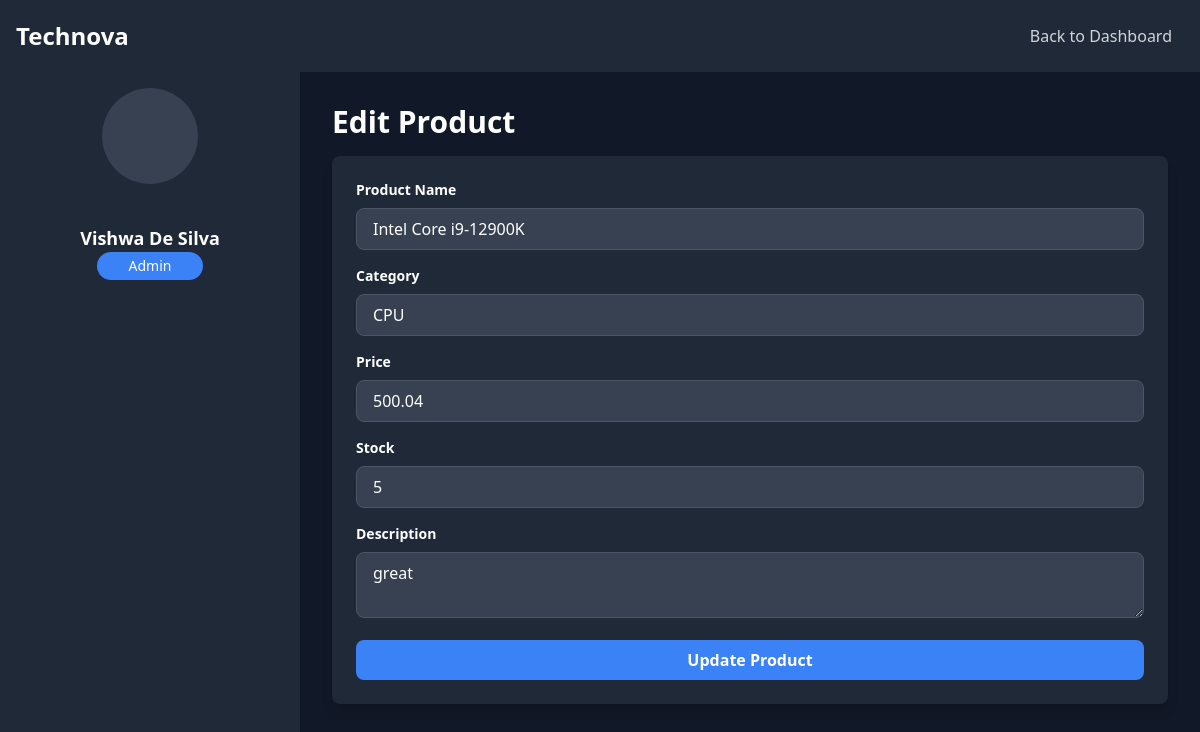
Screenshot of /admin/edit_product.php?id=2 with the database file from the repository.
### tables this page shows
CREATE TABLE `products` (
  `id` int(11) NOT NULL,
  `name` varchar(100) NOT NULL,
  `category` varchar(50) NOT NULL,
  `price` decimal(10,2) NOT NULL,
  `stock` int(11) NOT NULL,
  `description` text DEFAULT NULL,
  `created_at` timestamp NOT NULL DEFAULT current_timestamp(),
  `image` varchar(255) DEFAULT NULL
);

### admin/edit_product.php (the view, shortened to what this page needs)
<?php
include('../includes/db.php');
$product_id = $_GET['id'];
$stmt = $conn->prepare("SELECT * FROM products WHERE id = ?");
$stmt->bind_param("i", $product_id);
$stmt->execute();
$result = $stmt->get_result();
$product = $result->fetch_assoc();
?>
<!DOCTYPE html>
<html lang="en">
<head>
    <script src="https://cdn.tailwindcss.com"></script>
</head>
<body class="bg-gray-900 text-white">
    <nav class="bg-gray-800 p-4 flex justify-between items-center">
        <div class="flex items-center">
            <h1 class="text-2xl font-bold">Technova</h1>
        </div>
        <a href="dashboard.php" class="text-gray-300 hover:text-white px-3 py-2">Back to Dashboard</a>
    </nav>
    <div class="flex">
        <aside class="w-1/4 bg-gray-800 p-4 min-h-screen">
            <div class="flex flex-col items-center">
                <div class="bg-gray-700 rounded-full h-24 w-24 flex items-center justify-center">
                </div>
                <h2 class="text-lg font-bold mt-10">Vishwa De Silva</h2>
                <span class="bg-blue-500 text-white px-8 py-1 rounded-full text-sm">Admin</span>
            </div>
        </aside>
        <main class="w-3/4 p-8">
            <h2 class="text-3xl font-bold mb-4">Edit Product</h2>
            <form method="POST" class="bg-gray-800 p-6 rounded-lg shadow-lg space-y-4">
                <div>
                    <label for="name" class="block text-sm font-bold mb-2">Product Name</label>
                    <input type="text" id="name" name="name" value="<?= htmlspecialchars($product['name']) ?>" class="w-full px-4 py-2 rounded-lg bg-gray-700 text-white border border-gray-600 focus:ring-2 focus:ring-blue-500" required>
                </div>
                <div>
                    <label for="category" class="block text-sm font-bold mb-2">Category</label>
                    <input type="text" id="category" name="category" value="<?= htmlspecialchars($product['category']) ?>" class="w-full px-4 py-2 rounded-lg bg-gray-700 text-white border border-gray-600 focus:ring-2 focus:ring-blue-500" required>
                </div>
                <div>
                    <label for="price" class="block text-sm font-bold mb-2">Price</label>
                    <input type="number" id="price" name="price" step="0.01" value="<?= htmlspecialchars($product['price']) ?>" class="w-full px-4 py-2 rounded-lg bg-gray-700 text-white border border-gray-600 focus:ring-2 focus:ring-blue-500" required>
                </div>
                <div>
                    <label for="stock" class="block text-sm font-bold mb-2">Stock</label>
                    <input type="number" id="stock" name="stock" value="<?= htmlspecialchars($product['stock']) ?>" class="w-full px-4 py-2 rounded-lg bg-gray-700 text-white border border-gray-600 focus:ring-2 focus:ring-blue-500" required>
                </div>
                <div>
                    <label for="description" class="block text-sm font-bold mb-2">Description</label>
                    <textarea id="description" name="description" class="w-full px-4 py-2 rounded-lg bg-gray-700 text-white border border-gray-600 focus:ring-2 focus:ring-blue-500" required><?= htmlspecialchars($product['description']) ?></textarea>
                </div>
                <button type="submit" class="w-full bg-blue-500 hover:bg-blue-600 text-white font-bold py-2 rounded-lg">Update Product</button>
            </form>
        </main>
    </div>
</body>
</html>

### rows the page displays
products: name "Intel Core i9-12900K", category "CPU", price "500.04", stock "5", description "great"
